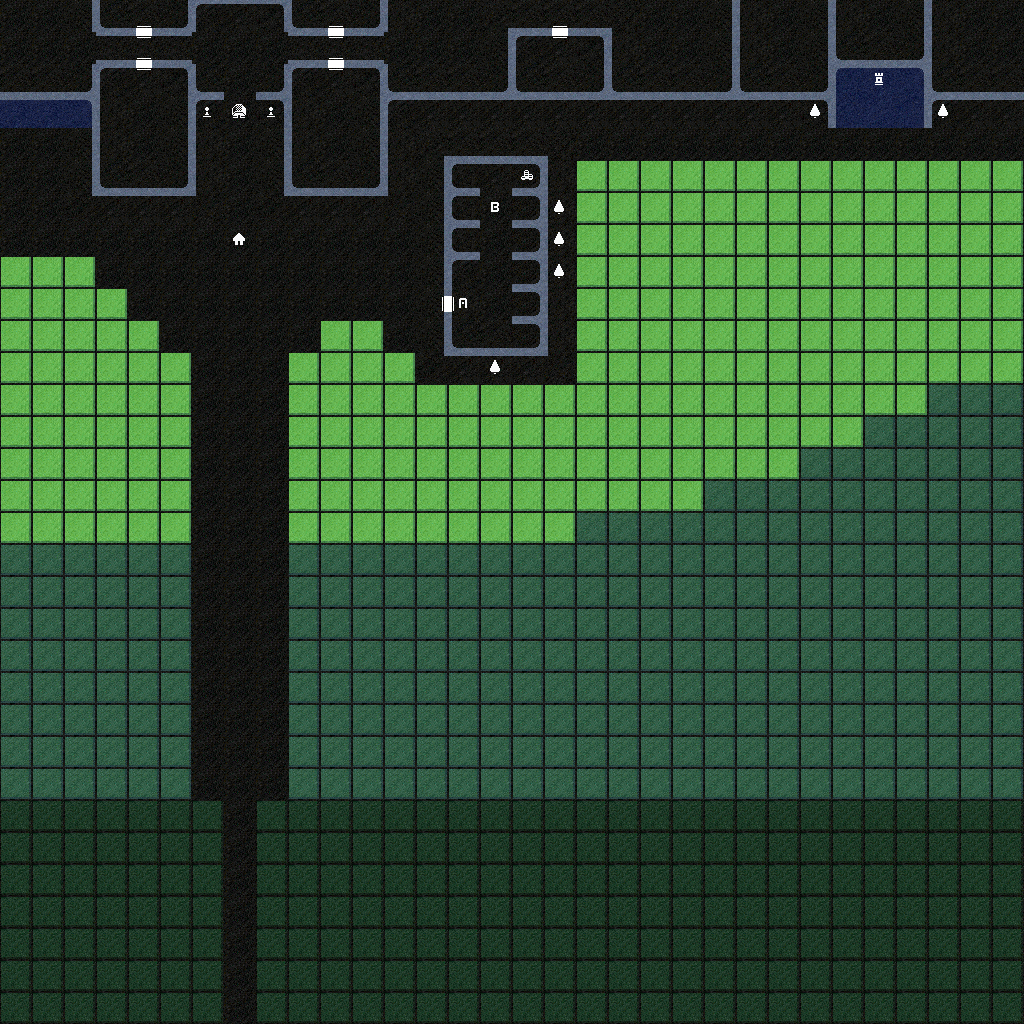

This is a level from a 2D game, rendered from its Tiled map with the project's own tilesets. A one-line summary and the map file follow, with tile-layer data summarised:
An orthogonal 32x32 tile map with 32x32 px tiles, 3 tile layers (Root, Extra, Extended), 3 tilesets.

<map version="1.9" tiledversion="1.9.2" orientation="orthogonal" renderorder="right-down" width="32" height="32" tilewidth="32" tileheight="32" infinite="0" nextlayerid="4" nextobjectid="1">
 <editorsettings>
  <export target="../../rhysh/data/features/Origin.json" format="json" />
 </editorsettings>
 <properties>
  <property name="Biome-D" value="LightForest" />
  <property name="Biome-E" value="Garden" />
  <property name="Biome-F" value="DarkWood" />
  <property name="Coins" value="Treasure:small" />
  <property name="Event-A" value="EventTrigger:town-stables-first" />
  <property name="Event-B" value="EventTrigger:town-stables-scene" />
  <property name="FeatureName" value="Origin" />
  <property name="FeatureType" value="PrefabChunk" />
  <property name="Home" value="OriginPoint" />
  <property name="Statue-A" value="Statue:town-entrance" />
  <property name="Statue-B" value="Statue:town-fountain" />
  <property name="Town" value="ReturnToTown" />
  <property name="Tree-A" value="Tree:random" />
 </properties>
 <tileset firstgid="1" source="../rhysh-tilemap.tsx" />
 <tileset firstgid="257" source="../rhysh-extra.tsx" />
 <tileset firstgid="513" source="../rhysh-extended.tsx" />
 <layer id="1" name="Root" width="32" height="32">
  <data>[1024 cells, 1024 non-empty, 25 distinct tile ids]</data>
 </layer>
 <layer id="2" name="Extra" width="32" height="32" locked="1">
  <data>[1024 cells, 13 non-empty, 6 distinct tile ids]</data>
 </layer>
 <layer id="3" name="Extended" width="32" height="32" locked="1">
  <data>[1024 cells, 14 non-empty, 8 distinct tile ids]</data>
 </layer>
</map>
